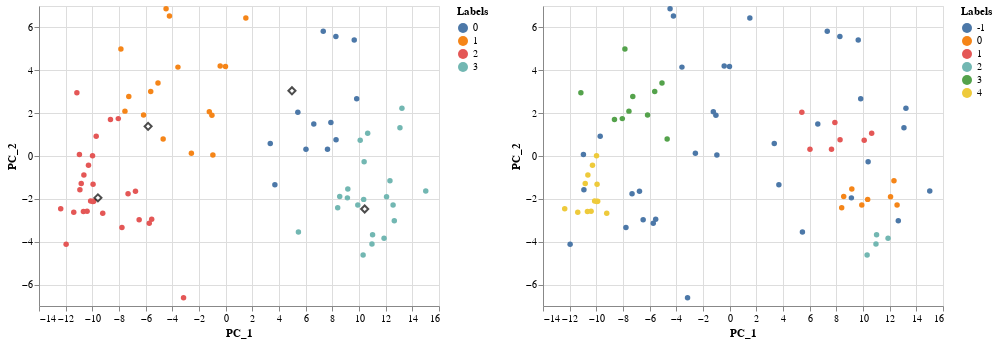

This figure's notebook cell:
### Code cell
# Side by side comparison
cluster_comparison_chart = alt.hconcat (k_means_chart, optics_chart).resolve_scale(color='independent')
cluster_comparison_chart

### Figure 1 — Vega-Lite specification as saved in the notebook (floating-point values rounded to 4 significant figures)
{"config": {"view": {"continuousWidth": 400, "continuousHeight": 300}}, "hconcat": [{"layer": [{"data": {"name": "data-68c327f7aa9f846eb4d453810acf9c9e"}, "mark": {"type": "circle", "opacity": 1}, "encoding": {"color": {"type": "nominal", "field": "Labels", "legend": {}}, "x": {"type": "quantitative", "field": "PC_1"}, "y": {"type": "quantitative", "field": "PC_2"}}}, {"data": {"name": "data-71a6c9d6ace09973db163f9c7ea1cf9b"}, "mark": {"type": "point", "color": "black", "opacity": 0.7, "shape": "diamond", "size": 50}, "encoding": {"x": {"type": "quantitative", "field": "PC_1"}, "y": {"type": "quantitative", "field": "PC_2"}}}]}, {"data": {"name": "data-65591cc21fdb097a8c72ca7a4cb32ac8"}, "mark": {"type": "circle", "opacity": 1}, "encoding": {"color": {"type": "nominal", "field": "Labels", "legend": {}}, "x": {"type": "quantitative", "field": "PC_1"}, "y": {"type": "quantitative", "field": "PC_2"}}}], "resolve": {"scale": {"color": "independent"}}, "$schema": "https://vega.github.io/schema/vega-lite/v4.8.1.json", "datasets": {"data-68c327f7aa9f846eb4d453810acf9c9e": [{"PC_1": 13.22, "PC_2": 2.225, "Labels": 3}, {"PC_1": 10.35, "PC_2": -2.025, "Labels": 3}, {"PC_1": -9.22, "PC_2": -2.675, "Labels": 2}, {"PC_1": -4.216, "PC_2": 6.534, "Labels": 1}, {"PC_1": -10.39, "PC_2": -2.574, "Labels": 2}, {"PC_1": -10.63, "PC_2": -0.8818, "Labels": 2}, {"PC_1": -2.572, "PC_2": 0.1329, "Labels": 1}, {"PC_1": 12.56, "PC_2": -2.291, "Labels": 3}, {"PC_1": -7.265, "PC_2": 2.779, "Labels": 1}, {"PC_1": -9.899, "PC_2": -2.11, "Labels": 2}, {"PC_1": 8.402, "PC_2": -2.417, "Labels": 3}, {"PC_1": -9.711, "PC_2": 0.9185, "Labels": 2}, {"PC_1": -0.9589, "PC_2": 0.0437, "Labels": 1}, {"PC_1": 9.91, "PC_2": -2.286, "Labels": 3}, {"PC_1": -1.032, "PC_2": 1.898, "Labels": 1}, {"PC_1": -4.689, "PC_2": 0.7912, "Labels": 1}, {"PC_1": 5.413, "PC_2": 2.045, "Labels": 0}, {"PC_1": -3.159, "PC_2": -6.615, "Labels": 2}, {"PC_1": -12.37, "PC_2": -2.464, "Labels": 2}, {"PC_1": -8.053, "PC_2": 1.745, "Labels": 2}, {"PC_1": 3.691, "PC_2": -1.338, "Labels": 0}, {"PC_1": -9.957, "PC_2": -2.125, "Labels": 2}, {"PC_1": 13.07, "PC_2": 1.317, "Labels": 3}, {"PC_1": 6.023, "PC_2": 0.3147, "Labels": 0}, {"PC_1": -10.67, "PC_2": -2.594, "Labels": 2}, {"PC_1": -5.547, "PC_2": -2.953, "Labels": 2}, {"PC_1": -11.39, "PC_2": -2.627, "Labels": 2}, {"PC_1": -9.943, "PC_2": -1.314, "Labels": 2}, {"PC_1": 9.643, "PC_2": 5.413, "Labels": 0}, {"PC_1": 12.65, "PC_2": -3.019, "Labels": 3}, {"PC_1": -6.764, "PC_2": -1.646, "Labels": 2}, {"PC_1": -10.93, "PC_2": -1.578, "Labels": 2}, {"PC_1": 8.266, "PC_2": 5.577, "Labels": 0}, {"PC_1": 7.638, "PC_2": 0.3184, "Labels": 0}, {"PC_1": 5.457, "PC_2": -3.548, "Labels": 3}, {"PC_1": 15.01, "PC_2": -1.633, "Labels": 3}, {"PC_1": -3.579, "PC_2": 4.148, "Labels": 1}, {"PC_1": 9.828, "PC_2": 2.671, "Labels": 0}, {"PC_1": -10.13, "PC_2": -2.096, "Labels": 2}, {"PC_1": -1.225, "PC_2": 2.063, "Labels": 1}, {"PC_1": 9.13, "PC_2": -1.954, "Labels": 3}, {"PC_1": -10.29, "PC_2": -0.4299, "Labels": 2}, {"PC_1": -0.01392, "PC_2": 4.173, "Labels": 1}, {"PC_1": -7.78, "PC_2": -3.341, "Labels": 2}, {"PC_1": -8.64, "PC_2": 1.699, "Labels": 2}, {"PC_1": 12.32, "PC_2": -1.156, "Labels": 3}, {"PC_1": -7.553, "PC_2": 2.094, "Labels": 1}, {"PC_1": 8.279, "PC_2": 0.763, "Labels": 0}, {"PC_1": -10.97, "PC_2": 0.06491, "Labels": 2}, {"PC_1": 3.346, "PC_2": 0.5802, "Labels": 0}, {"PC_1": -7.321, "PC_2": -1.76, "Labels": 2}, {"PC_1": -5.73, "PC_2": -3.139, "Labels": 2}, {"PC_1": -9.984, "PC_2": 0.009268, "Labels": 2}, {"PC_1": -6.157, "PC_2": 1.91, "Labels": 1}, {"PC_1": -7.857, "PC_2": 4.994, "Labels": 1}, {"PC_1": 7.892, "PC_2": 1.568, "Labels": 0}, {"PC_1": 11.02, "PC_2": -3.672, "Labels": 3}, {"PC_1": 8.554, "PC_2": -1.891, "Labels": 3}, {"PC_1": 12.07, "PC_2": -1.904, "Labels": 3}, {"PC_1": -11.16, "PC_2": 2.956, "Labels": 2}, {"PC_1": -10.83, "PC_2": -1.281, "Labels": 2}, {"PC_1": 6.609, "PC_2": 1.495, "Labels": 0}, {"PC_1": -0.4096, "PC_2": 4.203, "Labels": 1}, {"PC_1": 10.09, "PC_2": 0.7345, "Labels": 3}, {"PC_1": -11.97, "PC_2": -4.115, "Labels": 2}, {"PC_1": 1.514, "PC_2": 6.445, "Labels": 1}, {"PC_1": -6.488, "PC_2": -2.974, "Labels": 2}, {"PC_1": 10.31, "PC_2": -4.619, "Labels": 3}, {"PC_1": -4.47, "PC_2": 6.876, "Labels": 1}, {"PC_1": 10.97, "PC_2": -4.107, "Labels": 3}, {"PC_1": 10.38, "PC_2": -0.2707, "Labels": 3}, {"PC_1": 10.65, "PC_2": 1.061, "Labels": 3}, {"PC_1": -5.621, "PC_2": 3.015, "Labels": 1}, {"PC_1": -5.076, "PC_2": 3.407, "Labels": 1}, {"PC_1": 9.161, "PC_2": -1.545, "Labels": 3}, {"PC_1": 11.88, "PC_2": -3.838, "Labels": 3}, {"PC_1": 7.319, "PC_2": 5.826, "Labels": 0}], "data-71a6c9d6ace09973db163f9c7ea1cf9b": [{"PC_1": -5.818, "PC_2": 1.383}, {"PC_1": 4.972, "PC_2": 3.043}, {"PC_1": 10.43, "PC_2": -2.473}, {"PC_1": -9.581, "PC_2": -1.952}], "data-65591cc21fdb097a8c72ca7a4cb32ac8": [{"PC_1": 13.22, "PC_2": 2.225, "Labels": -1}, {"PC_1": 10.35, "PC_2": -2.025, "Labels": 0}, {"PC_1": -9.22, "PC_2": -2.675, "Labels": 4}, {"PC_1": -4.216, "PC_2": 6.534, "Labels": -1}, {"PC_1": -10.39, "PC_2": -2.574, "Labels": 4}, {"PC_1": -10.63, "PC_2": -0.8818, "Labels": 4}, {"PC_1": -2.572, "PC_2": 0.1329, "Labels": -1}, {"PC_1": 12.56, "PC_2": -2.291, "Labels": 0}, {"PC_1": -7.265, "PC_2": 2.779, "Labels": 3}, {"PC_1": -9.899, "PC_2": -2.11, "Labels": 4}, {"PC_1": 8.402, "PC_2": -2.417, "Labels": 0}, {"PC_1": -9.711, "PC_2": 0.9185, "Labels": -1}, {"PC_1": -0.9589, "PC_2": 0.0437, "Labels": -1}, {"PC_1": 9.91, "PC_2": -2.286, "Labels": 0}, {"PC_1": -1.032, "PC_2": 1.898, "Labels": -1}, {"PC_1": -4.689, "PC_2": 0.7912, "Labels": 3}, {"PC_1": 5.413, "PC_2": 2.045, "Labels": 1}, {"PC_1": -3.159, "PC_2": -6.615, "Labels": -1}, {"PC_1": -12.37, "PC_2": -2.464, "Labels": 4}, {"PC_1": -8.053, "PC_2": 1.745, "Labels": 3}, {"PC_1": 3.691, "PC_2": -1.338, "Labels": -1}, {"PC_1": -9.957, "PC_2": -2.125, "Labels": 4}, {"PC_1": 13.07, "PC_2": 1.317, "Labels": -1}, {"PC_1": 6.023, "PC_2": 0.3147, "Labels": 1}, {"PC_1": -10.67, "PC_2": -2.594, "Labels": 4}, {"PC_1": -5.547, "PC_2": -2.953, "Labels": -1}, {"PC_1": -11.39, "PC_2": -2.627, "Labels": 4}, {"PC_1": -9.943, "PC_2": -1.314, "Labels": 4}, {"PC_1": 9.643, "PC_2": 5.413, "Labels": -1}, {"PC_1": 12.65, "PC_2": -3.019, "Labels": -1}, {"PC_1": -6.764, "PC_2": -1.646, "Labels": -1}, {"PC_1": -10.93, "PC_2": -1.578, "Labels": -1}, {"PC_1": 8.266, "PC_2": 5.577, "Labels": -1}, {"PC_1": 7.638, "PC_2": 0.3184, "Labels": 1}, {"PC_1": 5.457, "PC_2": -3.548, "Labels": -1}, {"PC_1": 15.01, "PC_2": -1.633, "Labels": -1}, {"PC_1": -3.579, "PC_2": 4.148, "Labels": -1}, {"PC_1": 9.828, "PC_2": 2.671, "Labels": -1}, {"PC_1": -10.13, "PC_2": -2.096, "Labels": 4}, {"PC_1": -1.225, "PC_2": 2.063, "Labels": -1}, {"PC_1": 9.13, "PC_2": -1.954, "Labels": -1}, {"PC_1": -10.29, "PC_2": -0.4299, "Labels": 4}, {"PC_1": -0.01392, "PC_2": 4.173, "Labels": -1}, {"PC_1": -7.78, "PC_2": -3.341, "Labels": -1}, {"PC_1": -8.64, "PC_2": 1.699, "Labels": 3}, {"PC_1": 12.32, "PC_2": -1.156, "Labels": 0}, {"PC_1": -7.553, "PC_2": 2.094, "Labels": 3}, {"PC_1": 8.279, "PC_2": 0.763, "Labels": 1}, {"PC_1": -10.97, "PC_2": 0.06491, "Labels": -1}, {"PC_1": 3.346, "PC_2": 0.5802, "Labels": -1}, {"PC_1": -7.321, "PC_2": -1.76, "Labels": -1}, {"PC_1": -5.73, "PC_2": -3.139, "Labels": -1}, {"PC_1": -9.984, "PC_2": 0.009268, "Labels": 4}, {"PC_1": -6.157, "PC_2": 1.91, "Labels": 3}, {"PC_1": -7.857, "PC_2": 4.994, "Labels": 3}, {"PC_1": 7.892, "PC_2": 1.568, "Labels": 1}, {"PC_1": 11.02, "PC_2": -3.672, "Labels": 2}, {"PC_1": 8.554, "PC_2": -1.891, "Labels": 0}, {"PC_1": 12.07, "PC_2": -1.904, "Labels": 0}, {"PC_1": -11.16, "PC_2": 2.956, "Labels": 3}, {"PC_1": -10.83, "PC_2": -1.281, "Labels": 4}, {"PC_1": 6.609, "PC_2": 1.495, "Labels": -1}, {"PC_1": -0.4096, "PC_2": 4.203, "Labels": -1}, {"PC_1": 10.09, "PC_2": 0.7345, "Labels": 1}, {"PC_1": -11.97, "PC_2": -4.115, "Labels": -1}, {"PC_1": 1.514, "PC_2": 6.445, "Labels": -1}, {"PC_1": -6.488, "PC_2": -2.974, "Labels": -1}, {"PC_1": 10.31, "PC_2": -4.619, "Labels": 2}, {"PC_1": -4.47, "PC_2": 6.876, "Labels": -1}, {"PC_1": 10.97, "PC_2": -4.107, "Labels": 2}, {"PC_1": 10.38, "PC_2": -0.2707, "Labels": -1}, {"PC_1": 10.65, "PC_2": 1.061, "Labels": 1}, {"PC_1": -5.621, "PC_2": 3.015, "Labels": 3}, {"PC_1": -5.076, "PC_2": 3.407, "Labels": 3}, {"PC_1": 9.161, "PC_2": -1.545, "Labels": 0}, {"PC_1": 11.88, "PC_2": -3.838, "Labels": 2}, {"PC_1": 7.319, "PC_2": 5.826, "Labels": -1}]}}
